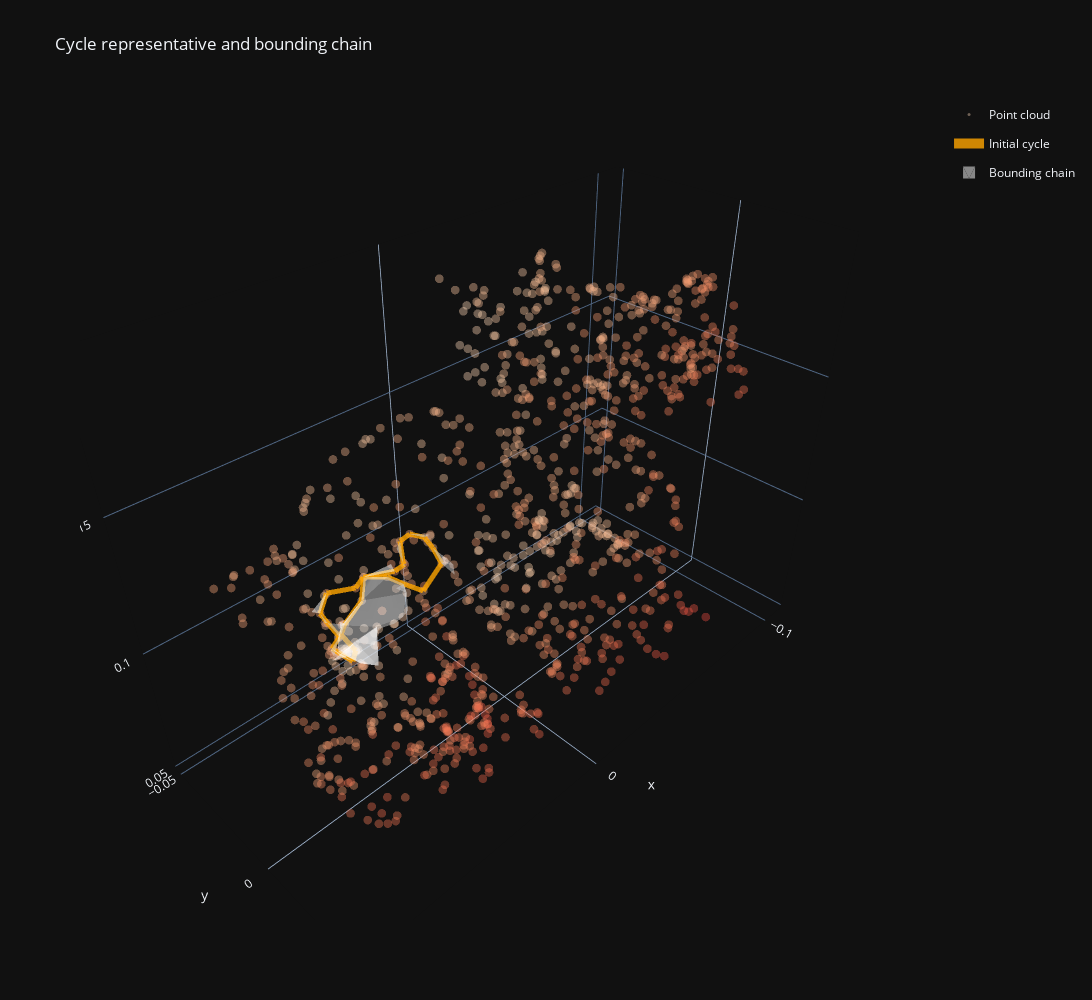

The cell this chart's notebook holds for it:
### Code cell
edges               =   optimal["chain"]["optimal cycle"]["simplex"].tolist() # the cycle
triangles           =   optimal["chain"]["difference in bounding chains"]["simplex"].tolist() # the chain that bounds the cycle
coo                 =   cloud # coo stands for coordinate oracle

traces_edge         =   [ oat.plot.edge__trace3d( edge, coo  ) for edge in edges ]
trace_triangle      =   oat.plot.triangles__trace3d( triangles, coo ) 
trace_cloud         =   go.Scatter3d(x=cloud[:,0],y=cloud[:,1],z=cloud[:,2], mode="markers", marker = dict(opacity=0.8, size=3, color=cloud[:,1], colorscale="Peach"))

trace_cloud.update(showlegend=True, opacity=0.5, name="Point cloud")
trace_triangle.update(showlegend=True, legendgroup="triangles", opacity=0.5, name="Bounding chain", color="white")
for trace_number, trace in enumerate( traces_edge ):
    showlegend      =   trace_number == 0
    trace.update(showlegend=showlegend, legendgroup="edges", opacity=0.8, name="Initial cycle", line=dict(color="orange", width=10))

fig = go.Figure(data= [trace_cloud] + traces_edge + [trace_triangle] )
fig.update_layout(
        title=dict(text="Cycle representative and bounding chain"),
        template="plotly_dark",
        height=1000,
        width=1200,
    )
fig.update_layout() 
fig.show()

### Figure 1 — Plotly figure (JSON) as saved in the notebook; plotly's stock layout.template omitted (floating-point values rounded to 4 significant figures; data arrays with more than 128 entries replaced by an {"elided": "..."} marker saying what was removed)
{"data": [{"marker": {"color": {"elided": "1000 float values"}, "colorscale": [[0, "rgb(253, 224, 197)"], [0.1667, "rgb(250, 203, 166)"], [0.3333, "rgb(248, 181, 139)"], [0.5, "rgb(245, 158, 114)"], [0.6667, "rgb(242, 133, 93)"], [0.8333, "rgb(239, 106, 76)"], [1, "rgb(235, 74, 64)"]], "opacity": 0.8, "size": 3}, "mode": "markers", "name": "Point cloud", "opacity": 0.5, "showlegend": true, "type": "scatter3d", "x": {"elided": "1000 float values"}, "y": {"elided": "1000 float values"}, "z": {"elided": "1000 float values"}}, {"legendgroup": "edges", "line": {"color": "orange", "width": 10}, "mode": "lines", "name": "Initial cycle", "opacity": 0.8, "showlegend": true, "type": "scatter3d", "x": [0.009277, 0.01348, 0.01768], "y": [-0.01989, -0.0199, -0.01991], "z": [0.1025, 0.09915, 0.09577]}, {"legendgroup": "edges", "line": {"color": "orange", "width": 10}, "mode": "lines", "name": "Initial cycle", "opacity": 0.8, "showlegend": false, "type": "scatter3d", "x": [0.03132, 0.03167, 0.03203], "y": [-0.03319, -0.03401, -0.03483], "z": [0.1017, 0.09647, 0.09123]}, {"legendgroup": "edges", "line": {"color": "orange", "width": 10}, "mode": "lines", "name": "Initial cycle", "opacity": 0.8, "showlegend": false, "type": "scatter3d", "x": [0.04178, 0.0369, 0.03203], "y": [-0.03144, -0.03314, -0.03483], "z": [0.08912, 0.09018, 0.09123]}, {"legendgroup": "edges", "line": {"color": "orange", "width": 10}, "mode": "lines", "name": "Initial cycle", "opacity": 0.8, "showlegend": false, "type": "scatter3d", "x": [0.05863, 0.05567, 0.05272], "y": [-0.01375, -0.01315, -0.01254], "z": [0.1014, 0.09718, 0.09298]}, {"legendgroup": "edges", "line": {"color": "orange", "width": 10}, "mode": "lines", "name": "Initial cycle", "opacity": 0.8, "showlegend": false, "type": "scatter3d", "x": [0.02829, 0.03121, 0.03413], "y": [-0.01639, -0.01219, -0.007987], "z": [0.1238, 0.1236, 0.1234]}, {"legendgroup": "edges", "line": {"color": "orange", "width": 10}, "mode": "lines", "name": "Initial cycle", "opacity": 0.8, "showlegend": false, "type": "scatter3d", "x": [0.05198, 0.04708, 0.04218], "y": [-0.003347, -0.002539, -0.001731], "z": [0.1308, 0.1295, 0.1283]}, {"legendgroup": "edges", "line": {"color": "orange", "width": 10}, "mode": "lines", "name": "Initial cycle", "opacity": 0.8, "showlegend": false, "type": "scatter3d", "x": [0.01728, 0.01467, 0.01206], "y": [-0.01823, -0.01941, -0.02059], "z": [0.1184, 0.1143, 0.1101]}, {"legendgroup": "edges", "line": {"color": "orange", "width": 10}, "mode": "lines", "name": "Initial cycle", "opacity": 0.8, "showlegend": false, "type": "scatter3d", "x": [0.02468, 0.02098, 0.01728], "y": [-0.01604, -0.01713, -0.01823], "z": [0.1247, 0.1216, 0.1184]}, {"legendgroup": "edges", "line": {"color": "orange", "width": 10}, "mode": "lines", "name": "Initial cycle", "opacity": 0.8, "showlegend": false, "type": "scatter3d", "x": [0.04178, 0.0446, 0.04743], "y": [-0.03144, -0.02846, -0.02549], "z": [0.08912, 0.0906, 0.09208]}, {"legendgroup": "edges", "line": {"color": "orange", "width": 10}, "mode": "lines", "name": "Initial cycle", "opacity": 0.8, "showlegend": false, "type": "scatter3d", "x": [0.06038, 0.0574, 0.05443], "y": [-0.009737, -0.006894, -0.00405], "z": [0.1262, 0.1271, 0.128]}, {"legendgroup": "edges", "line": {"color": "orange", "width": 10}, "mode": "lines", "name": "Initial cycle", "opacity": 0.8, "showlegend": false, "type": "scatter3d", "x": [0.06038, 0.06125, 0.06213], "y": [-0.009737, -0.01077, -0.0118], "z": [0.1262, 0.1224, 0.1185]}, {"legendgroup": "edges", "line": {"color": "orange", "width": 10}, "mode": "lines", "name": "Initial cycle", "opacity": 0.8, "showlegend": false, "type": "scatter3d", "x": [0.009277, 0.01067, 0.01206], "y": [-0.01989, -0.02024, -0.02059], "z": [0.1025, 0.1063, 0.1101]}, {"legendgroup": "edges", "line": {"color": "orange", "width": 10}, "mode": "lines", "name": "Initial cycle", "opacity": 0.8, "showlegend": false, "type": "scatter3d", "x": [0.04778, 0.0476, 0.04743], "y": [-0.01779, -0.02164, -0.02549], "z": [0.09062, 0.09135, 0.09208]}, {"legendgroup": "edges", "line": {"color": "orange", "width": 10}, "mode": "lines", "name": "Initial cycle", "opacity": 0.8, "showlegend": false, "type": "scatter3d", "x": [0.02495, 0.02814, 0.03132], "y": [-0.02899, -0.03109, -0.03319], "z": [0.1007, 0.1012, 0.1017]}, {"legendgroup": "edges", "line": {"color": "orange", "width": 10}, "mode": "lines", "name": "Initial cycle", "opacity": 0.8, "showlegend": false, "type": "scatter3d", "x": [0.05863, 0.05828, 0.05793], "y": [-0.01375, -0.01187, -0.009992], "z": [0.1014, 0.1047, 0.108]}, {"legendgroup": "edges", "line": {"color": "orange", "width": 10}, "mode": "lines", "name": "Initial cycle", "opacity": 0.8, "showlegend": false, "type": "scatter3d", "x": [0.04778, 0.05025, 0.05272], "y": [-0.01779, -0.01516, -0.01254], "z": [0.09062, 0.0918, 0.09298]}, {"legendgroup": "edges", "line": {"color": "orange", "width": 10}, "mode": "lines", "name": "Initial cycle", "opacity": 0.8, "showlegend": false, "type": "scatter3d", "x": [0.05793, 0.05933, 0.06073], "y": [-0.009992, -0.01035, -0.01072], "z": [0.108, 0.1113, 0.1147]}, {"legendgroup": "edges", "line": {"color": "orange", "width": 10}, "mode": "lines", "name": "Initial cycle", "opacity": 0.8, "showlegend": false, "type": "scatter3d", "x": [0.02048, 0.01908, 0.01768], "y": [-0.02654, -0.02322, -0.01991], "z": [0.0965, 0.09614, 0.09577]}, {"legendgroup": "edges", "line": {"color": "orange", "width": 10}, "mode": "lines", "name": "Initial cycle", "opacity": 0.8, "showlegend": false, "type": "scatter3d", "x": [0.02495, 0.02272, 0.02048], "y": [-0.02899, -0.02776, -0.02654], "z": [0.1007, 0.09859, 0.0965]}, {"legendgroup": "edges", "line": {"color": "orange", "width": 10}, "mode": "lines", "name": "Initial cycle", "opacity": 0.8, "showlegend": false, "type": "scatter3d", "x": [0.03658, 0.03938, 0.04218], "y": [-0.004261, -0.002996, -0.001731], "z": [0.1262, 0.1273, 0.1283]}, {"legendgroup": "edges", "line": {"color": "orange", "width": 10}, "mode": "lines", "name": "Initial cycle", "opacity": 0.8, "showlegend": false, "type": "scatter3d", "x": [0.03413, 0.03535, 0.03658], "y": [-0.007987, -0.006124, -0.004261], "z": [0.1234, 0.1248, 0.1262]}, {"legendgroup": "edges", "line": {"color": "orange", "width": 10}, "mode": "lines", "name": "Initial cycle", "opacity": 0.8, "showlegend": false, "type": "scatter3d", "x": [0.06213, 0.06143, 0.06073], "y": [-0.0118, -0.01126, -0.01072], "z": [0.1185, 0.1166, 0.1147]}, {"legendgroup": "edges", "line": {"color": "orange", "width": 10}, "mode": "lines", "name": "Initial cycle", "opacity": 0.8, "showlegend": false, "type": "scatter3d", "x": [0.05198, 0.0532, 0.05443], "y": [-0.003347, -0.003698, -0.00405], "z": [0.1308, 0.1294, 0.128]}, {"legendgroup": "edges", "line": {"color": "orange", "width": 10}, "mode": "lines", "name": "Initial cycle", "opacity": 0.8, "showlegend": false, "type": "scatter3d", "x": [0.02468, 0.02648, 0.02829], "y": [-0.01604, -0.01621, -0.01639], "z": [0.1247, 0.1242, 0.1238]}, {"color": "white", "i": [9, 24, 4, 1, 12, 27, 23, 6, 5, 4, 37, 37, 37, 14, 11, 21, 21, 21, 3, 2, 12, 17, 10, 13, 4, 15, 5, 7, 5, 22, 0, 0, 8, 7, 5, 0, 21, 21, 3, 3, 15], "j": [16, 43, 9, 28, 26, 30, 35, 18, 26, 6, 38, 38, 41, 24, 20, 30, 32, 22, 15, 17, 21, 41, 40, 28, 25, 20, 12, 8, 7, 35, 23, 50, 12, 8, 7, 35, 22, 35, 5, 15, 21], "k": [44, 49, 16, 29, 39, 32, 47, 49, 55, 9, 45, 53, 53, 33, 36, 32, 51, 30, 19, 31, 51, 54, 42, 46, 34, 52, 26, 12, 12, 48, 35, 52, 21, 21, 21, 52, 35, 52, 21, 21, 52], "legendgroup": "triangles", "name": "Bounding chain", "opacity": 0.5, "showlegend": true, "type": "mesh3d", "x": [0.02495, 0.03626, 0.02468, 0.04467, 0.05863, 0.04152, 0.05793, 0.03483, 0.03139, 0.05968, 0.05198, 0.04428, 0.03343, 0.02829, 0.06038, 0.04148, 0.05977, 0.01728, 0.05801, 0.04428, 0.04178, 0.02713, 0.01838, 0.02048, 0.06213, 0.05653, 0.03903, 0.01893, 0.03413, 0.03658, 0.01913, 0.01838, 0.02328, 0.06557, 0.05272, 0.01803, 0.04743, 0.009277, 0.009977, 0.03693, 0.04323, 0.01206, 0.04218, 0.06143, 0.05961, 0.008686, 0.03031, 0.02083, 0.01697, 0.06073, 0.03132, 0.02783, 0.03203, 0.01089, 0.01234, 0.04498], "y": [-0.02899, -0.004837, -0.01604, -0.03284, -0.01375, -0.03284, -0.009992, -0.03529, -0.02969, -0.01009, -0.003347, -0.03039, -0.03949, -0.01639, -0.009737, -0.03373, -0.01289, -0.01823, -0.007287, -0.03247, -0.03144, -0.03461, -0.03109, -0.02654, -0.0118, -0.01289, -0.03879, -0.03593, -0.007987, -0.004261, -0.03513, -0.01395, -0.03914, -0.01044, -0.01254, -0.02831, -0.02549, -0.01989, -0.0132, -0.03774, -0.001775, -0.02059, -0.001731, -0.01106, -0.01149, -0.01429, -0.01569, -0.03039, -0.02969, -0.01072, -0.03319, -0.03599, -0.03483, -0.01534, -0.02269, -0.03684], "z": [0.1007, 0.1231, 0.1247, 0.07792, 0.1014, 0.07372, 0.108, 0.06428, 0.06463, 0.1039, 0.1308, 0.09263, 0.07057, 0.1238, 0.1262, 0.08703, 0.1017, 0.1184, 0.1147, 0.08422, 0.08912, 0.07669, 0.07792, 0.0965, 0.1185, 0.09752, 0.07031, 0.07199, 0.1234, 0.1262, 0.07275, 0.1224, 0.07036, 0.122, 0.09298, 0.09018, 0.09208, 0.1025, 0.1063, 0.07101, 0.1315, 0.1101, 0.1283, 0.115, 0.1007, 0.1007, 0.1224, 0.09249, 0.08073, 0.1147, 0.1017, 0.06778, 0.09123, 0.108, 0.1115, 0.07128]}], "layout": {"height": 1000, "title": {"text": "Cycle representative and bounding chain"}, "width": 1200}}
